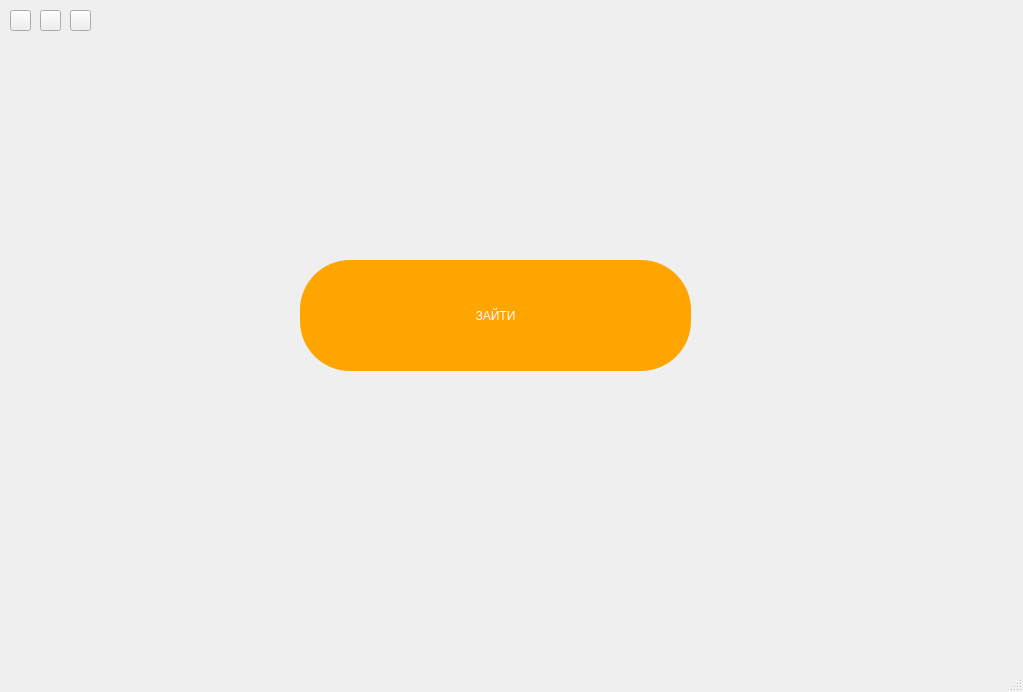
<?xml version="1.0" encoding="UTF-8"?>
<ui version="4.0">
 <class>MainWindow</class>
 <widget class="QMainWindow" name="MainWindow">
  <property name="geometry">
   <rect>
    <x>0</x>
    <y>0</y>
    <width>1023</width>
    <height>692</height>
   </rect>
  </property>
  <property name="windowTitle">
   <string>MainWindow</string>
  </property>
  <property name="styleSheet">
   <string notr="true">QMainWindow
{
	background-image: url(:/resource/resource/3212da26973781.5635e97d9ff95.jpg);
	background-posion: center;
	background-size: auto;
}</string>
  </property>
  <widget class="QWidget" name="centralwidget">
   <widget class="QPushButton" name="pushButton">
    <property name="geometry">
     <rect>
      <x>10</x>
      <y>10</y>
      <width>21</width>
      <height>21</height>
     </rect>
    </property>
    <property name="styleSheet">
     <string notr="true">QPushButton
{


	flat: true;

/*
border:none;
color:white;
background-color: rgb(255,130,90);
font: 800 15pt  &quot;Liberation Serif&quot;;
border-radius:5px;
position: absolute;
left: 50%;
top:50%;
margin-left: -40px;
margin-top: -15px;
*/
}
QPushButton:Hover
{
color:white;
background-color: rgb(255,140,100);

}</string>
    </property>
    <property name="text">
     <string/>
    </property>
    <property name="icon">
     <iconset resource="source.qrc">
      <normaloff>:/resource/resource/1693109236_grizly-club-p-kartinki-znachok-nastroek-bez-fona-40.png</normaloff>:/resource/resource/1693109236_grizly-club-p-kartinki-znachok-nastroek-bez-fona-40.png</iconset>
    </property>
    <property name="iconSize">
     <size>
      <width>24</width>
      <height>24</height>
     </size>
    </property>
    <property name="autoRepeat">
     <bool>false</bool>
    </property>
    <property name="autoDefault">
     <bool>false</bool>
    </property>
    <property name="default">
     <bool>false</bool>
    </property>
   </widget>
   <widget class="QPushButton" name="pushButton_2">
    <property name="geometry">
     <rect>
      <x>300</x>
      <y>260</y>
      <width>391</width>
      <height>111</height>
     </rect>
    </property>
    <property name="sizePolicy">
     <sizepolicy hsizetype="Preferred" vsizetype="Preferred">
      <horstretch>4</horstretch>
      <verstretch>4</verstretch>
     </sizepolicy>
    </property>
    <property name="sizeIncrement">
     <size>
      <width>2</width>
      <height>2</height>
     </size>
    </property>
    <property name="autoFillBackground">
     <bool>false</bool>
    </property>
    <property name="styleSheet">
     <string notr="true">QPushButton
{

border:none;
color:white;
background-color:orange;
border-radius:50px;
font: 800 36pt &quot;Liberation Serif&quot;;
min-width: 100px;
min-height: 40px;
}
QPushButton:Hover
{
    background-color:rgb(255,145,0);
	border-radius:50px;
}
QPushButton:pressed
{
	background-color:rgb(0,12,0);
	color:rgb(0,255,0);


}

</string>
    </property>
    <property name="text">
     <string>ЗАЙТИ</string>
    </property>
    <property name="default">
     <bool>false</bool>
    </property>
   </widget>
   <widget class="QPushButton" name="pushButton_3">
    <property name="geometry">
     <rect>
      <x>40</x>
      <y>10</y>
      <width>21</width>
      <height>21</height>
     </rect>
    </property>
    <property name="styleSheet">
     <string notr="true">QPushButton:Hover
{
color:white;
background-color: rgb(255,140,100);

}</string>
    </property>
    <property name="text">
     <string/>
    </property>
    <property name="icon">
     <iconset resource="source.qrc">
      <normaloff>:/resource/resource/408-20220208_234837-768x769.png</normaloff>:/resource/resource/408-20220208_234837-768x769.png</iconset>
    </property>
    <property name="iconSize">
     <size>
      <width>24</width>
      <height>24</height>
     </size>
    </property>
   </widget>
   <widget class="QPushButton" name="pushButton_4">
    <property name="geometry">
     <rect>
      <x>70</x>
      <y>10</y>
      <width>21</width>
      <height>21</height>
     </rect>
    </property>
    <property name="text">
     <string/>
    </property>
    <property name="icon">
     <iconset resource="source.qrc">
      <normaloff>:/resource/resource/vnedrenie.png.pagespeed.ce.rntvjoGJ6p.png</normaloff>:/resource/resource/vnedrenie.png.pagespeed.ce.rntvjoGJ6p.png</iconset>
    </property>
    <property name="iconSize">
     <size>
      <width>24</width>
      <height>24</height>
     </size>
    </property>
   </widget>
   <zorder>pushButton</zorder>
   <zorder>pushButton_3</zorder>
   <zorder>pushButton_2</zorder>
   <zorder>pushButton_4</zorder>
  </widget>
  <widget class="QMenuBar" name="menubar">
   <property name="geometry">
    <rect>
     <x>0</x>
     <y>0</y>
     <width>1023</width>
     <height>21</height>
    </rect>
   </property>
  </widget>
  <widget class="QStatusBar" name="statusbar"/>
 </widget>
 <resources>
  <include location="source.qrc"/>
 </resources>
 <connections>
  <connection>
   <sender>pushButton</sender>
   <signal>clicked()</signal>
   <receiver>MainWindow</receiver>
   <slot>slot1()</slot>
   <hints>
    <hint type="sourcelabel">
     <x>696</x>
     <y>573</y>
    </hint>
    <hint type="destinationlabel">
     <x>134</x>
     <y>289</y>
    </hint>
   </hints>
  </connection>
 </connections>
 <slots>
  <signal>signal1()</signal>
  <slot>slot1()</slot>
 </slots>
</ui>
